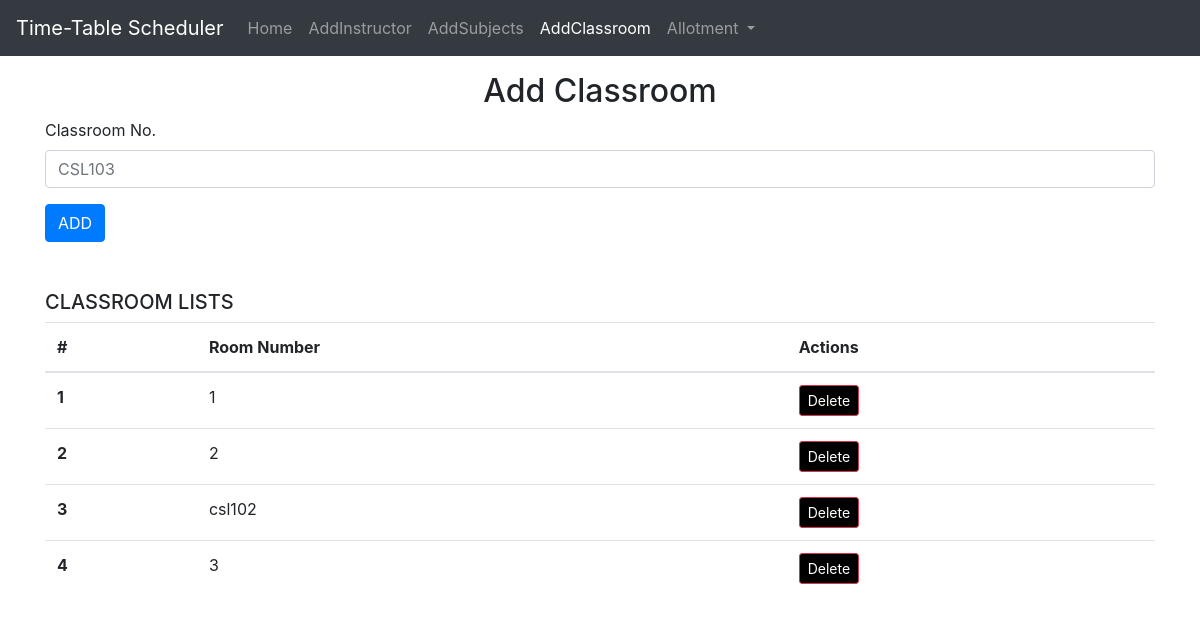
Before: /addclassroom with the older database file.
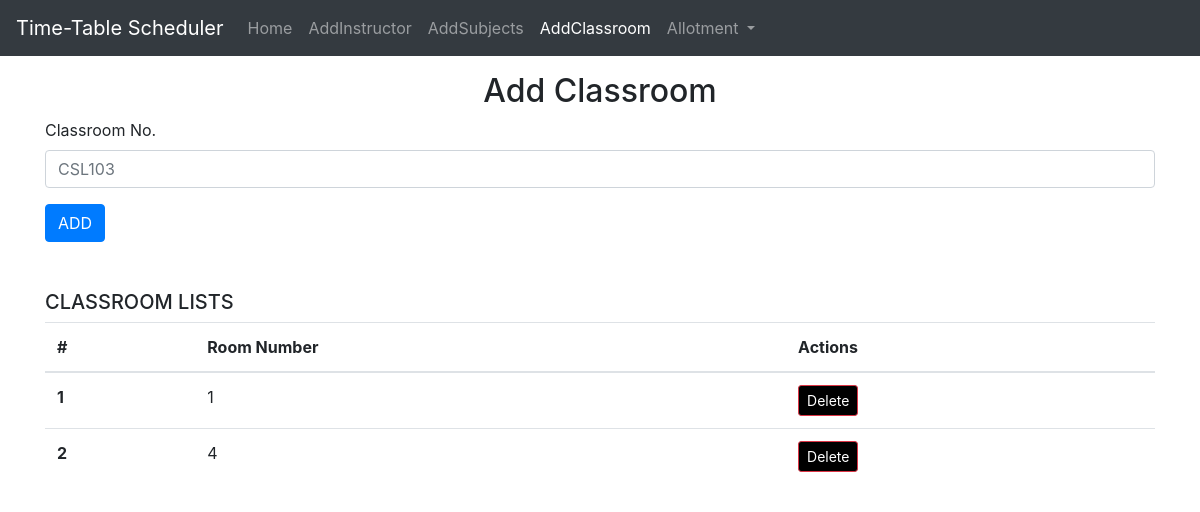
After: the same page with the newer database file.
### home/models.py (models this page shows, shortened)
class classroom(models.Model):
    classnum=models.CharField(max_length=30)

### home/views.py (the view)
# urls.py: path('addclassroom',views.addclassroom,name="addclassroom"),
def addclassroom(request):
    context = {'success': False}
    if request.method == "POST":
        title = request.POST['title']
        ins = classroom(classnum=title)
        ins.save()
        context['success'] = True
    allLists = classroom.objects.all()
    context['addclassroom'] = allLists
    return render(request, 'addclassroom.html', context)

### templates/addclassroom.html (shortened to what this page needs)
<!DOCTYPE html>
<html lang="en">
  <head>
    <link
      rel="stylesheet"
      href="https://cdn.jsdelivr.net/npm/bootstrap@4.3.1/dist/css/bootstrap.min.css"
    />
  </head>
  <body>
    <nav class="navbar navbar-expand-lg navbar-dark bg-dark">
      <a class="navbar-brand" href="#">Time-Table Scheduler</a>
      <div class="collapse navbar-collapse" id="navbarSupportedContent">
        <ul class="navbar-nav mr-auto">
          <li class="nav-item ">
            <a class="nav-link" href="/home"
              >Home <span class="sr-only">(current)</span></a
            >
          </li>
          <li class="nav-item">
            <a class="nav-link" href="/addinstructor">AddInstructor</a>
          </li>
          <li class="nav-item">
            <a class="nav-link" href="/addsubjects">AddSubjects</a>
          </li>
        <li class="nav-item active">
          <a class="nav-link" href="/addclassroom">AddClassroom</a>
        </li>
        <li class="nav-item dropdown">
          <a class="nav-link dropdown-toggle" href="#" id="navbarDropdown" role="button" data-toggle="dropdown" aria-haspopup="true" aria-expanded="false">
            Allotment          </a>
        </li>
        </ul>
      </div>
    </nav>
   <div class="container my-3">
    <h2 class="text-center">Add Classroom</h2>
    <form action="/addclassroom" method="post">
        <div class="form-group">
          <label for="title">Classroom No.</label>
          <input type="text" class="form-control" name="title" id="title" placeholder="CSL103">
        </div>
        <button type="submit" class="btn btn-primary">ADD</button>
      </form>
   </div>
   <div class="container my-5">
    <h5>CLASSROOM LISTS</h5>
    <table class="table">
        <thead>
          <tr>
            <th scope="col">#</th>
            <th scope="col">Room Number</th>
            <th scope="col">Actions</th>
          </tr>
        </thead>
        <tbody>
          <tbody>
            {% for classroom in addclassroom %}
            <tr>
              <th scope="row">{{ forloop.counter }}</th>
              <td>{{ classroom.classnum }}</td>
              <td>
                <form action="/deleteclassroom/{{ classroom.id }}/" method="post">
                  <button type="submit" class="btn btn-danger btn-sm" style="background-color:black">Delete</button>
                </form>
              </td>
            </tr>
            {% endfor %}
          </tbody>
        </div>
  </body>
</html>

Changed rows visible on the page:
removed classroom: classnum "2"
removed classroom: classnum "csl102"
removed classroom: classnum "3"
added classroom: classnum "4"
